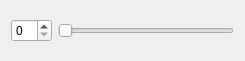
<?xml version="1.0" encoding="UTF-8"?>
<ui version="4.0">
 <class>Smallwidget</class>
 <widget class="QWidget" name="Smallwidget">
  <property name="geometry">
   <rect>
    <x>0</x>
    <y>0</y>
    <width>245</width>
    <height>61</height>
   </rect>
  </property>
  <property name="windowTitle">
   <string>Form</string>
  </property>
  <layout class="QHBoxLayout" name="horizontalLayout">
   <item>
    <widget class="QSpinBox" name="spinBox"/>
   </item>
   <item>
    <widget class="QSlider" name="horizontalSlider">
     <property name="orientation">
      <enum>Qt::Horizontal</enum>
     </property>
    </widget>
   </item>
  </layout>
 </widget>
 <resources/>
 <connections/>
</ui>
